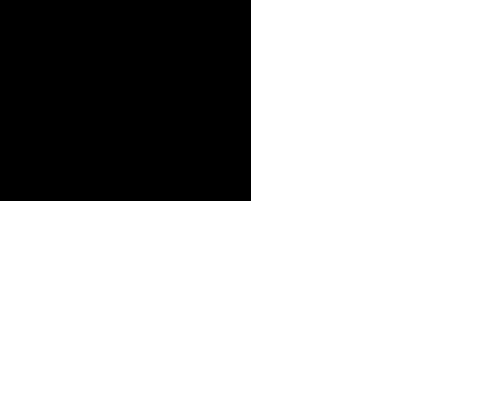
Frame 1 (no input)
Frame 60 (the mouse pressed at the canvas centre just before this capture): identical to frame 1, image omitted
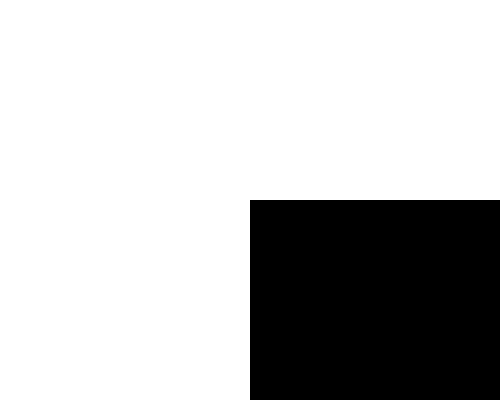
Frame 120 (the mouse held since frame 60 and released just before this capture)

The Processing sketch that drew these frames (run headless with seeded random() and noise(); from frame 60 on, the mouse is pressed at the canvas centre):

// Processing sketch: sample_12_mouseXY_rect_drawing_exam_2
// ── sample_12_mouseXY_rect_drawing_exam_2.pde
int xPos, yPos;
int xDir = -5, yDir = -2 ;
int ballSize = 50;

void setup()
{
  size(500, 400);
}

void draw()
{
    background(255);

    fill(0);
    if (mouseX < width/2) {
      if (mouseY < height/2)
        rect(0,0,width/2, height/2);
      if (mouseY >= height/2)
        rect(0,height/2, width/2, height/2);
    }
    if (mouseX >= width/2) {
      if (mouseY < height/2)
        rect(width/2, 0, width/2, height/2);
      if (mouseY >= height/2)
        rect(width/2, height/2, width/2, height/2);
    }
}
